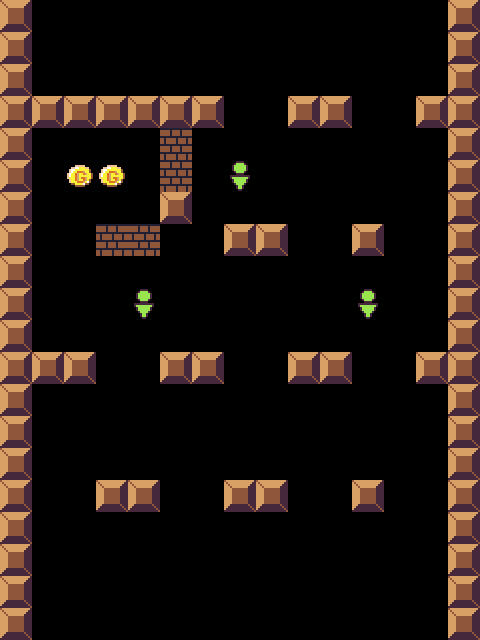

Tiled map render using the project's own tile images. Description and the whole map definition, tile-layer contents included, below:
An orthogonal 15x20 tile map with 32x32 px tiles, 1 tile layer (object).

<map version="1.0" orientation="orthogonal" renderorder="right-down" width="15" height="20" tilewidth="32" tileheight="32" nextobjectid="1">
 <tileset firstgid="1" name="tileset" tilewidth="32" tileheight="32" tilecount="64" columns="8">
  <image source="tileset.png" width="256" height="256" />
 </tileset>
 <layer name="object" width="15" height="20">
  <data encoding="csv">
1,0,0,0,0,0,0,0,0,0,0,0,0,0,1,
1,0,0,0,0,0,0,0,0,0,0,0,0,0,1,
1,0,0,0,0,0,0,0,0,0,0,0,0,0,1,
1,1,1,1,1,1,1,0,0,1,1,0,0,1,1,
1,0,0,0,0,2,0,0,0,0,0,0,0,0,1,
1,0,10,10,0,2,0,9,0,0,0,0,0,0,1,
1,0,0,0,0,1,0,0,0,0,0,0,0,0,1,
1,0,0,2,2,0,0,1,1,0,0,1,0,0,1,
1,0,0,0,0,0,0,0,0,0,0,0,0,0,1,
1,0,0,0,9,0,0,0,0,0,0,9,0,0,1,
1,0,0,0,0,0,0,0,0,0,0,0,0,0,1,
1,1,1,0,0,1,1,0,0,1,1,0,0,1,1,
1,0,0,0,0,0,0,0,0,0,0,0,0,0,1,
1,0,0,0,0,0,0,0,0,0,0,0,0,0,1,
1,0,0,0,0,0,0,0,0,0,0,0,0,0,1,
1,0,0,1,1,0,0,1,1,0,0,1,0,0,1,
1,0,0,0,0,0,0,0,0,0,0,0,0,0,1,
1,0,0,0,0,0,0,0,0,0,0,0,0,0,1,
1,0,0,0,0,0,0,0,0,0,0,0,0,0,1,
1,0,0,0,0,0,0,0,0,0,0,0,0,0,1
</data>
 </layer>
</map>
